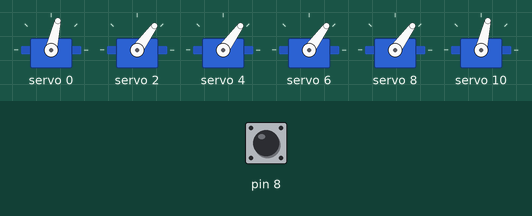
This sketch was run on a simulated Arduino Uno, built with avr-gcc and run on an emulated ATmega328P. Shown: 6 × servo. The test bench sets the inputs (shaded band); at power-on: pin 8 HIGH.

Above: at 2.99 s.
3.0 s: pin 8 pulled LOW for 2.35 s
At 3.75 s:
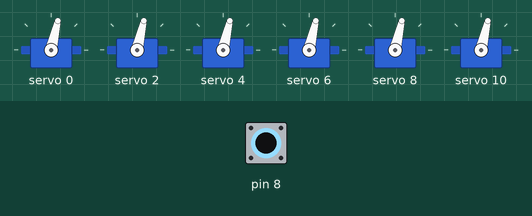
At 5.23 s:
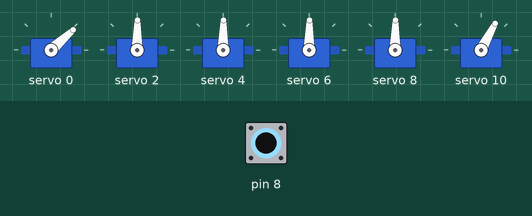
Timing chart, 0 to 16.3 s (numbered marks = the images above; inputs shaded):
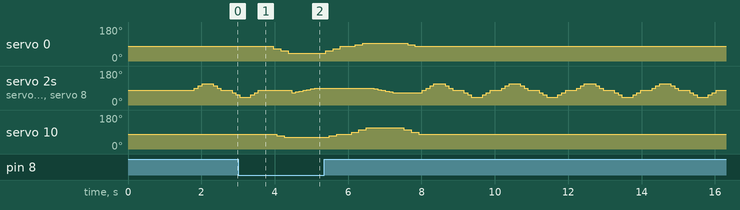

The sketch:

roboDance.ino
```cpp
#include<Wire.h>
#include<Adafruit_PWMServoDriver.h>

Adafruit_PWMServoDriver pwm = Adafruit_PWMServoDriver();

#define ServoMin 150
#define ServoMax 510

int flag = 0;

void servowrite(int servonum, int angle){
  int tick = map(angle,0,180,ServoMin,ServoMax);
  pwm.setPWM(servonum,0,tick);
}

void zeroset(){
  for (int i=0;i<6;i++){
    servowrite(2*i,90);

    delay(100);
  }
}

void setup() {
  // put your setup code here, to run once:
  Serial.begin(9600);
  pwm.begin();
  pwm.setPWMFreq(60);
  delay(100);
  pinMode(8, INPUT_PULLUP);
  zeroset();
  delay(1000);
}

void loop() {
  if(digitalRead(8) == LOW){
    for (int i=0; i<4; i++){
   servowrite(0,90-15*i);
   delay(100);
   if(i<3){
    servowrite(10,90-10*i);
    delay(100);
   }
  }
  if (flag=0){
    for (int i=0; i<4; i++){
      servowrite(4,90+5*i);
      servowrite(2,90+5*i);
      servowrite(6,90+5*i);
      servowrite(8,90+5*i);
      delay(100);
    }
  }

  else{
    for (int i=0; i<7; i++){
      servowrite(4,75+5*i);
      servowrite(2,75+5*i);
      servowrite(6,75+5*i);
      servowrite(8,75+5*i);
      delay(100);
    }
  }
  for (int i=0; i<4; i++){
     servowrite(0,45+15*i);
     delay(100);
     if(i<3){
      servowrite(10,70+10*i);
      delay(100);
     }
  }
  for (int i=0; i<4; i++){
    servowrite(10,90+15*i);
     delay(100);
     if(i<3){
      servowrite(0,90+10*i);
      delay(100);
     }
  }
  for (int i=0; i<7; i++){
      servowrite(4,105-5*i);
      servowrite(2,105-5*i);
      servowrite(6,105-5*i);
      servowrite(8,105-5*i);
      delay(100);
    }
  for (int i=0; i<4; i++){
    servowrite(10,135-15*i);
     delay(100);
     if(i<3){
      servowrite(0,110-10*i);
      delay(100);
     }
  }
  flag++;
}
  else{

  for (int i=0; i<4; i++){
      servowrite(4,90+15*i);
      servowrite(2,90+15*i);
      servowrite(6,90+15*i);
      servowrite(8,90+15*i);
      delay(100);
    }
  delay(100);
  for (int i=0; i<4; i++){
      servowrite(4,135-15*i);
      servowrite(2,135-15*i);
      servowrite(6,135-15*i);
      servowrite(8,135-15*i);
      delay(100);
    }
  delay(100);
  for (int i=0; i<4; i++){
      servowrite(4,90-15*i);
      servowrite(2,90-15*i);
      servowrite(6,90-15*i);
      servowrite(8,90-15*i);
      delay(100);
    }
  delay(100);
  for (int i=0; i<4; i++){
      servowrite(4,45+15*i);
      servowrite(2,45+15*i);
      servowrite(6,45+15*i);
      servowrite(8,45+15*i);
      delay(100);
    }
   delay(100);
}
}
```

Measured:
- after the input at 3.0 s, servo 0: 77° → 66° after 0.96 s, → 54° 0.20 s later, → 42° 0.20 s later, → 54° 1.0 s later, … (10 changes in this stretch); servo 10: 77° → 70° after 1.1 s, → 62° 0.20 s later, → 70° 1.2 s later, → 77° 0.20 s later, … (10 changes in this stretch)
